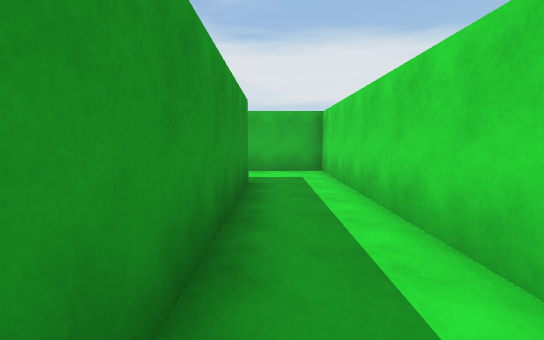
view 1 (above)

13 first-person views from a walk through a 3-D level made in the Unity game engine. The camera is 1.5 m above the floor, tilts 6° down and sees 90° across. The floor is counted in squares, 2 m on a side. Each view is taken from the middle of a square. On the plan, view 1 faces up. The plan holds only what a view shows up to about 10 squares ahead; the rest is blank. The place goes on beyond the plan. The player is left out.

view 2
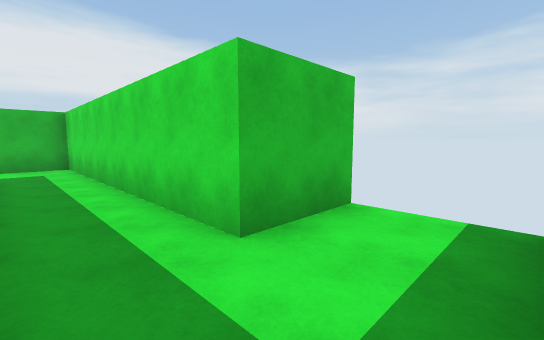

view 3
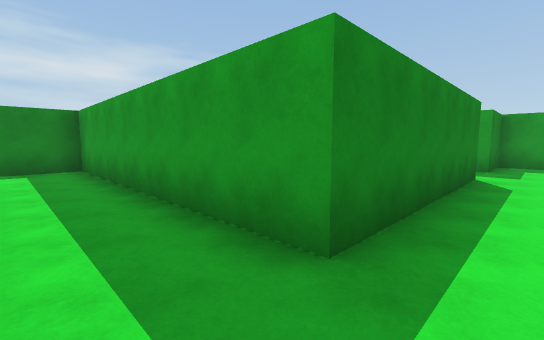

view 4
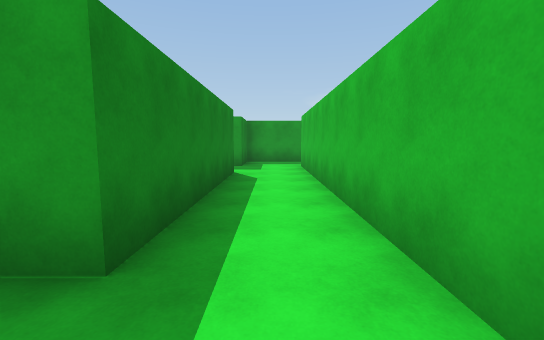

view 5
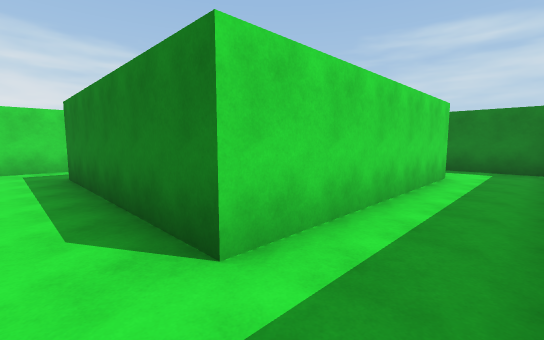

view 6
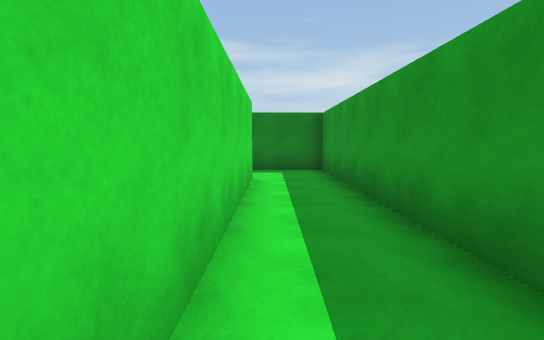

view 7
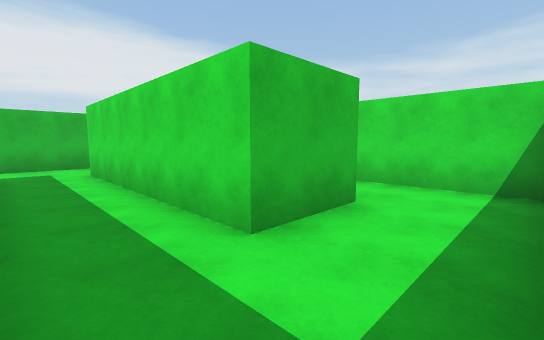

view 8
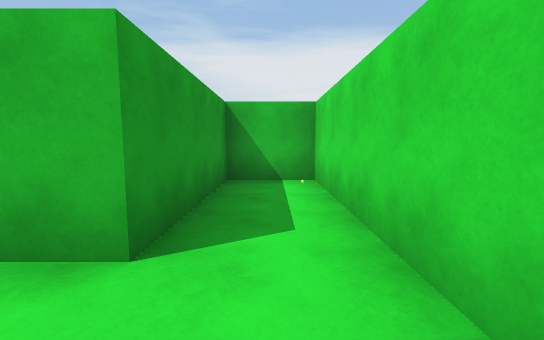

view 9
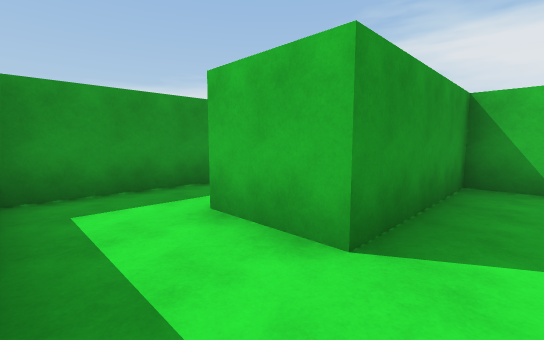

view 10
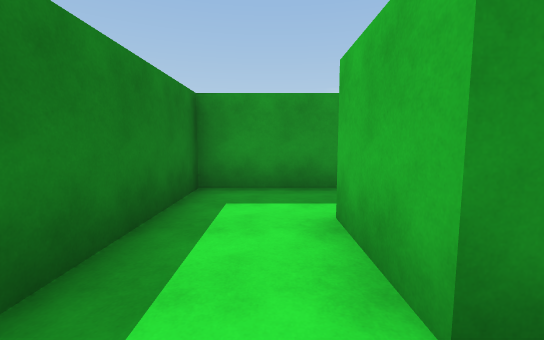

view 11
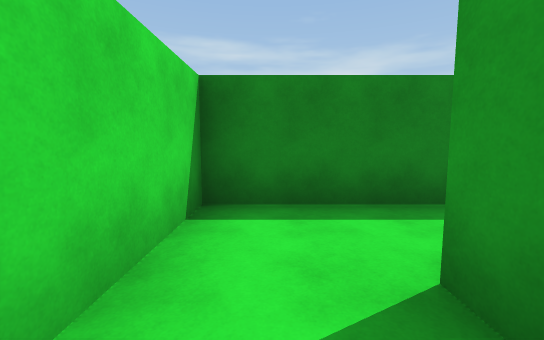

view 12
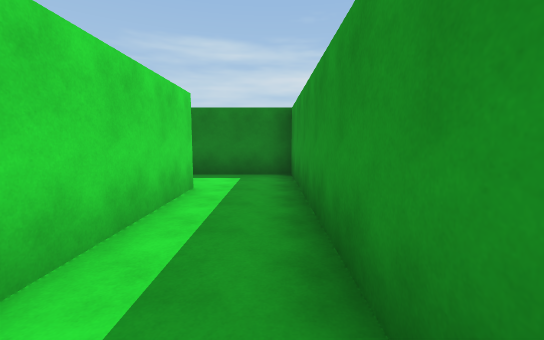

view 13
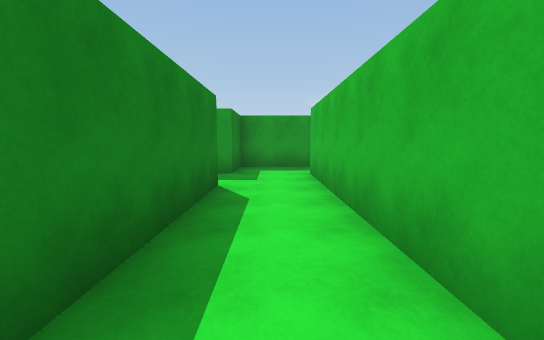

### Floor plan
Points are (right, up) in squares from view 1. A wall is a line through its corners. A room is listed if a view was taken in it or the views show most of it. See-through windows are left out.
Room 1 (views 1, 2, 3, 4, 12, 13)
walls: (3.1, -0.4) (1.3, -0.4) (1.3, 6.9) (-5.4, 6.9); (-5.6, 5.1) (-0.4, 5.1) (-0.4, -2.2) (1.9, -2.2)
ways out: opening at (-5, 6) to room 2; gap at (3, -2)
Room 2 (views 5, 6, 7)
walls: (-5.6, -0.4) (-5.6, 5.1); (-5.4, 6.9) (-7.4, 6.9); (-9.1, 7.2) (-9.1, 5.1) (-7.3, 5.1) (-7.3, -2.2) (-5.6, -2.2)
ways out: opening at (-5, 6) to room 1; opening at (-4.5, -1.5) to room 3; opening at (-8, 7.5)
Room 3 (views 8, 9, 10, 11)
walls: (-5.6, -2.2) (-2.2, -2.2) (-2.2, 3.3) (-3.9, 3.3) (-3.9, -0.4) (-5.6, -0.4)
ways out: opening at (-4.5, -1.5) to room 2

Where each view was taken, in squares from view 1:
view 1: 0 up, 0 right, facing up
view 2: 2 down, 0 right, facing up-right
view 3: 6 up, 1 right, facing down-left
view 4: 6 up, 1 right, facing left
view 5: 6 up, 7 left, facing down-right
view 6: 5 up, 6 left, facing down
view 7: 2 down, 7 left, facing up-right
view 8: 2 down, 3 left, facing up
view 9: 2 down, 3 left, facing up-left
view 10: 1 down, 3 left, facing left
view 11: 1 up, 3 left, facing down
view 12: 4 up, 0 right, facing down
view 13: 6 up, 1 left, facing left
